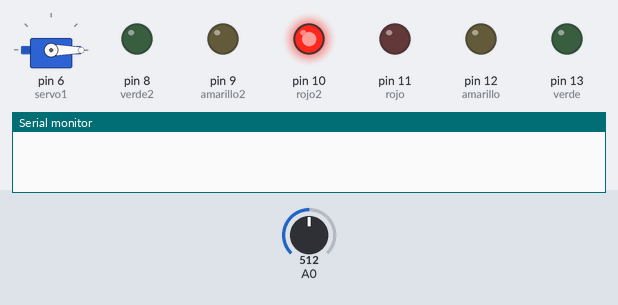
A sketch run on a simulated Arduino Uno, built with avr-gcc and run on an emulated ATmega328P. Shown: servo, output pins drawn as LEDs (lit = HIGH), the last lines printed to the serial monitor. The test bench sets the inputs (shaded band); at power-on: A0 = 512.

Above: at 0.05 s.
At 7.15 s:
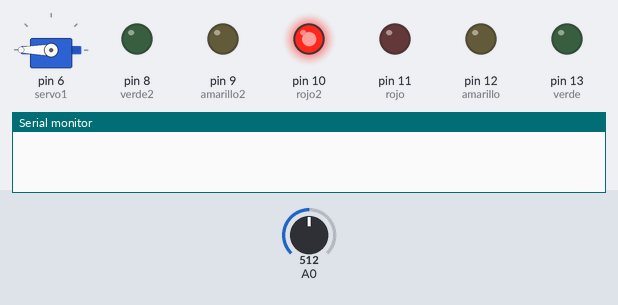
At 14.35 s:
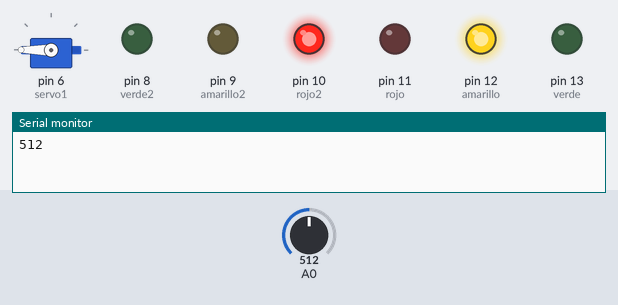
At 18.35 s:
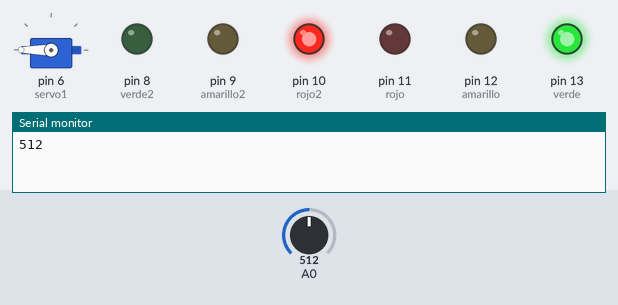
At 23.45 s:
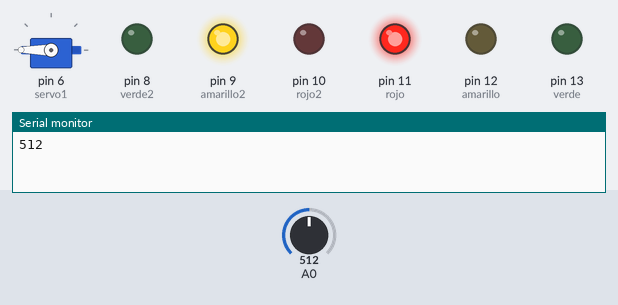
At 28.75 s:
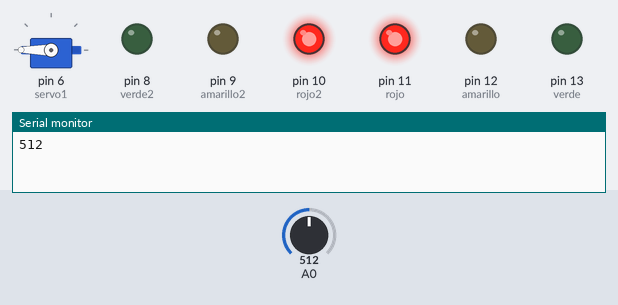
Timing chart, 0 to 37.5 s (numbered marks = the images above):
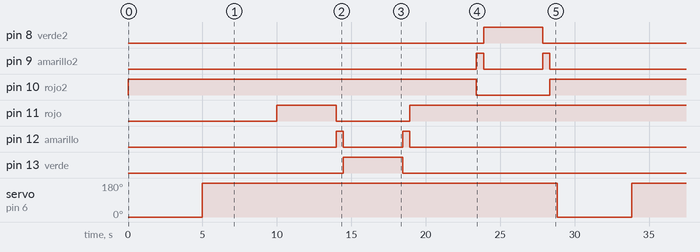

The sketch:

blink-led.ino
```cpp
#include <Servo.h>
//Pines utilizados
int verde2 = 8;
int amarillo2 = 9;
int rojo2 = 10;
int rojo = 11;
int amarillo = 12;
int verde = 13;
int tiempoEspera = 5000;
int tiempoCambio = 1000;
long valor;
Servo servo1;

void setup() {
  // put your setup code here, to run once:
  pinMode(verde, OUTPUT);
  pinMode(amarillo, OUTPUT);
  pinMode(rojo, OUTPUT);
  pinMode(verde2, OUTPUT);
  pinMode(amarillo2, OUTPUT);
  pinMode(rojo2, OUTPUT);
  Serial.begin(9600);
  // APAGAR TODOS LOS LEDS
  digitalWrite(verde, LOW);
  digitalWrite(amarillo, LOW);
  digitalWrite(rojo, LOW);
  digitalWrite(verde2, LOW);
  digitalWrite(amarillo2, LOW);
  digitalWrite(rojo2, LOW);
  //ESTADO INICIAL
  digitalWrite(rojo2, HIGH);
  servo1.attach(6);
}

void loop() {
  valor = analogRead(A0);
  //Serial.println(valor); Si desea conocer el valor
  // put your main code here, to run repeatedly:
  servo1.write(0);
  delay(5000);
  servo1.write(180);
  delay(5000);
  Serial.println(valor);

if(valor > 800){
  tiempoEspera = tiempoEspera - valor*4;
  tiempoCambio = tiempoCambio - valor;
  encenderS1();
  encenderS2();
}else if(valor > 400){
  tiempoEspera = tiempoEspera - valor*2;
  tiempoCambio = tiempoCambio - valor;
  encenderS1();
  encenderS2();
}else{
  encenderS1();
  encenderS2();
}

tiempoEspera = 5000;
tiempoCambio = 1000;

}

void encenderS1(){
  digitalWrite(rojo, HIGH);
  digitalWrite(amarillo, LOW);
  digitalWrite(verde, LOW);
  delay(tiempoEspera);
  digitalWrite(rojo, LOW);
  digitalWrite(amarillo, HIGH);
  digitalWrite(verde, LOW);
  delay(tiempoCambio);
  digitalWrite(rojo, LOW);
  digitalWrite(amarillo, LOW);
  digitalWrite(verde, HIGH);
  delay(tiempoEspera);
  digitalWrite(rojo, LOW);
  digitalWrite(amarillo, HIGH);
  digitalWrite(verde, LOW);
  delay(tiempoCambio);
  digitalWrite(rojo, HIGH);
  digitalWrite(amarillo, LOW);
  digitalWrite(verde, LOW);
  delay(tiempoCambio);
}

void encenderS2(){
  digitalWrite(rojo2, HIGH);
  digitalWrite(amarillo2, LOW);
  digitalWrite(verde2, LOW);
  delay(tiempoEspera);
  digitalWrite(rojo2, LOW);
  digitalWrite(amarillo2, HIGH);
  digitalWrite(verde2, LOW);
  delay(tiempoCambio);
  digitalWrite(rojo2, LOW);
  digitalWrite(amarillo2, LOW);
  digitalWrite(verde2, HIGH);
  delay(tiempoEspera);
  digitalWrite(rojo2, LOW);
  digitalWrite(amarillo2, HIGH);
  digitalWrite(verde2, LOW);
  delay(tiempoCambio);
  digitalWrite(rojo2, HIGH);
  digitalWrite(amarillo2, LOW);
  digitalWrite(verde2, LOW);
  delay(tiempoCambio);
}
```

Measured:
- by itself, pin 8 (verde2), pin 13 (verde): alternates HIGH for 4.0 s and LOW for 24.9 s
- by itself, pin 9 (amarillo2), pin 12 (amarillo): repeats every 28.8 s: LOW 4.0 s, HIGH 0.49 s, LOW 23.9 s, HIGH 0.49 s
- by itself, pin 10 (rojo2): alternates HIGH for 23.9 s and LOW for 5.0 s
- by itself, pin 11 (rojo): repeats every 28.8 s: LOW 5.0 s, HIGH 23.9 s
- by itself, servo on pin 6 (servo1): alternates 180° for 23.8 s and 0° for 5.0 s
